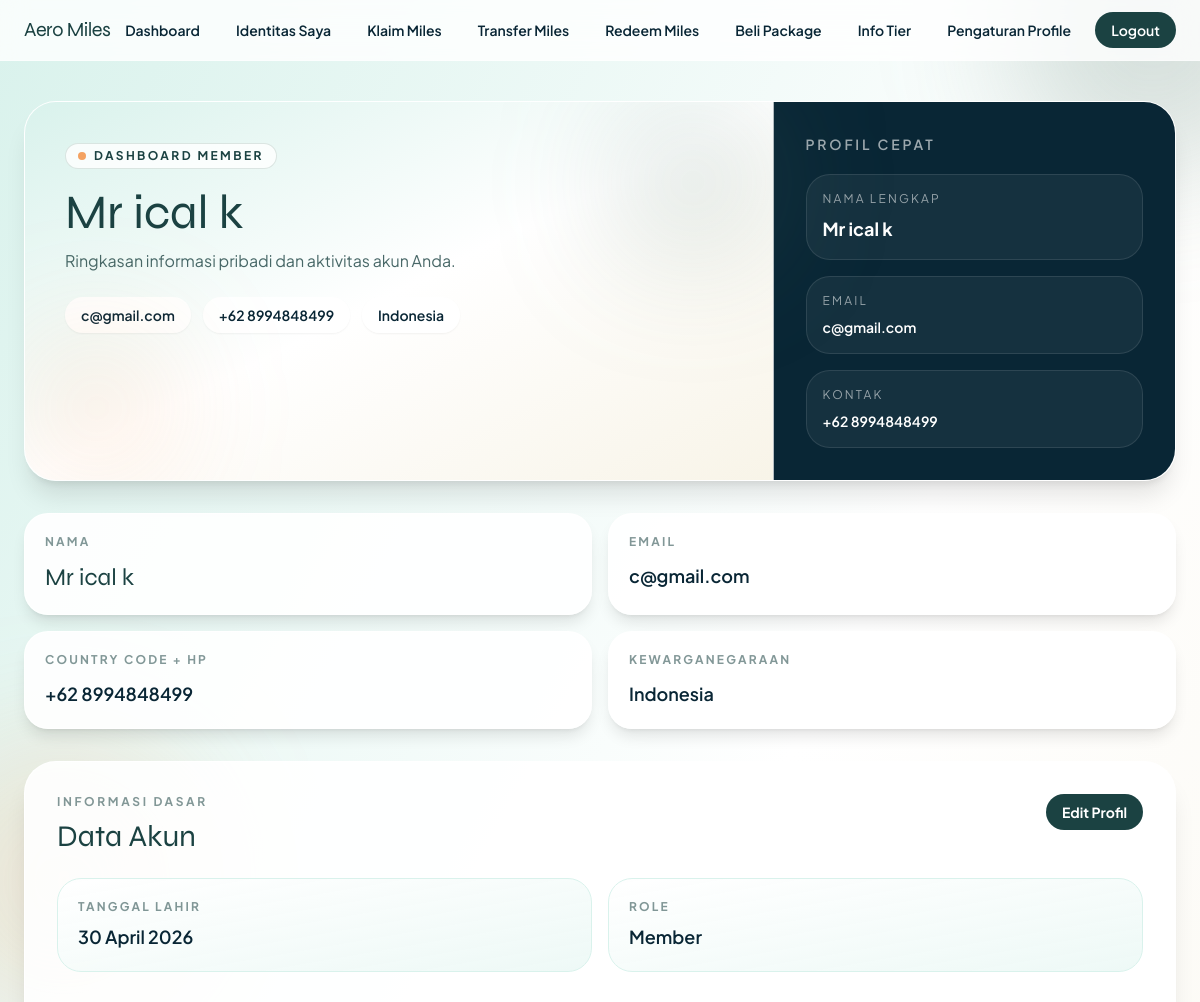
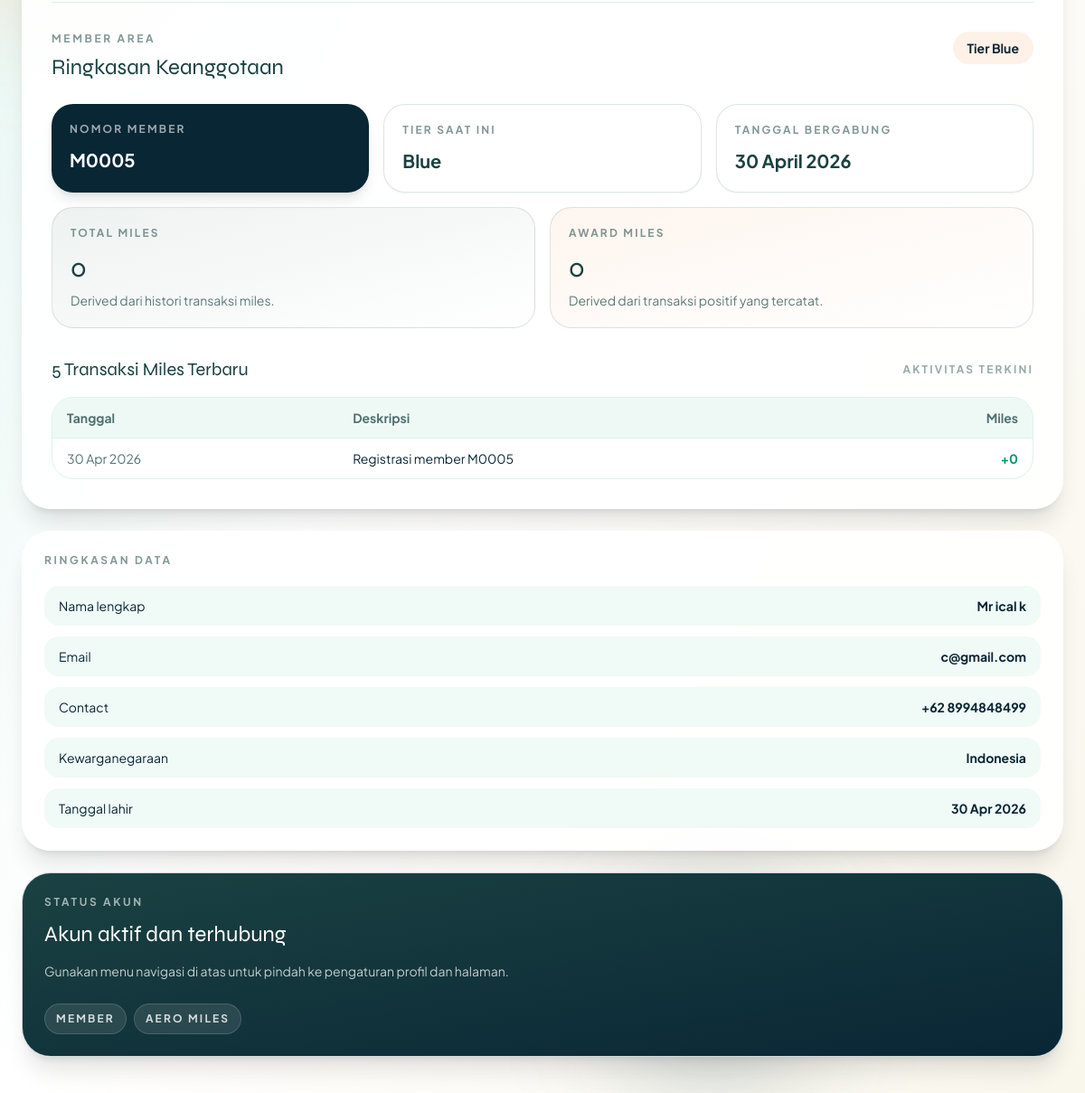
The page /dashboard/ (signed in) on the database its author committed (2 pictures, top to bottom).
### core/models.py (models this page shows, shortened)
class User(AbstractUser):
    class Role(models.TextChoices):
        MEMBER = "member", "Member"
        STAF = "staf", "Staf"
    username = None
    email = models.EmailField(unique=True)
    role = models.CharField(max_length=10, choices=Role.choices, default=Role.MEMBER)
    salutation = models.CharField(max_length=10, default="Mr")
    first_mid_name = models.CharField(max_length=100, default="User")
    last_name = models.CharField(max_length=100, default="Aero")
    country_code = models.CharField(max_length=5, default="+62")
    mobile_number = models.CharField(max_length=20, default="0000000000")
    tanggal_lahir = models.DateField(default=timezone.localdate)
    kewarganegaraan = models.CharField(max_length=50, default="Indonesia")
    USERNAME_FIELD = "email"
    REQUIRED_FIELDS = []
    objects = UserManager()
    @property
    def full_name(self):
        return f"{self.salutation} {self.first_mid_name} {self.last_name}".strip()

class MemberProfile(models.Model):
    user = models.OneToOneField(User, on_delete=models.CASCADE, related_name="member_profile")
    nomor_member = models.CharField(max_length=20, unique=True)
    tier = models.CharField(max_length=20, default="Blue")
    tanggal_bergabung = models.DateField(default=timezone.localdate)
    total_miles = models.IntegerField(default=0)
    award_miles = models.IntegerField(default=0)

class MilesTransaction(models.Model):
    member = models.ForeignKey(User, on_delete=models.CASCADE, related_name="miles_transactions")
    deskripsi = models.CharField(max_length=255)
    miles_delta = models.IntegerField(default=0)
    created_at = models.DateTimeField(default=timezone.now)
    class Meta:
        ordering = ["-created_at"]

### core/views.py (the view, shortened to what this page needs)
# urls.py: path("dashboard/", views.dashboard_view, name="dashboard"),
@login_required
def dashboard_view(request):
    context = {
        "user_obj": request.user,
        "full_name": request.user.full_name,
        "contact": f"{request.user.country_code} {request.user.mobile_number}",
        "email": request.user.email,
        "country_code": request.user.country_code,
        "mobile_number": request.user.mobile_number,
    }
    if request.user.role == User.Role.MEMBER:
        member_profile = getattr(request.user, "member_profile", None)
        recent_transactions = MilesTransaction.objects.filter(member=request.user)[:5]
        totals = MilesTransaction.objects.filter(member=request.user).aggregate(
            total_miles=Coalesce(Sum("miles_delta"), 0),
            award_miles=Coalesce(Sum("miles_delta", filter=Q(miles_delta__gt=0)), 0),
        )
        context.update(
            {
                "member_profile": member_profile,
                "derived_total_miles": totals["total_miles"],
                "derived_award_miles": totals["award_miles"],
                "recent_transactions": recent_transactions,
            }
        )
    return render(request, "core/dashboard.html", context)

### templates/core/dashboard.html (shortened to what this page needs)
{% extends 'base.html' %}
{% block content %}
<section class="space-y-8">
	<div class="animate-rise overflow-hidden rounded-[2rem] border border-white/70 bg-white/85 shadow-xl">
		<div class="grid gap-0 lg:grid-cols-[1.3fr_0.7fr]">
			<div class="relative p-6 md:p-8 lg:p-10">
				<div class="absolute inset-0 -z-10 bg-gradient-to-br from-aero-cloud via-white to-[#F8F4E8]"></div>
				<div class="absolute right-0 top-0 h-40 w-40 rounded-full bg-aero-mint/20 blur-3xl"></div>
				<div class="absolute bottom-0 left-0 h-36 w-36 rounded-full bg-aero-sunrise/20 blur-3xl"></div>
				<div class="inline-flex items-center gap-2 rounded-full border border-aero-mint/20 bg-white/80 px-3 py-1 text-xs font-bold uppercase tracking-[0.2em] text-aero-steel">
					<span class="h-2 w-2 rounded-full bg-aero-sunrise"></span>
					Dashboard {{ user.get_role_display }}
				</div>
				<h1 class="mt-5 max-w-3xl font-display text-4xl leading-tight text-aero-steel md:text-5xl">
					{{ full_name }}
				</h1>
				<p class="mt-3 max-w-2xl text-sm leading-6 text-aero-steel/80 md:text-base">
					Ringkasan informasi pribadi dan aktivitas akun Anda.
				</p>
				<div class="mt-6 flex flex-wrap gap-3 text-sm font-semibold text-aero-ink">
					<span class="rounded-full bg-white/90 px-4 py-2 shadow-sm">{{ email }}</span>
					<span class="rounded-full bg-white/90 px-4 py-2 shadow-sm">{{ contact }}</span>
					<span class="rounded-full bg-white/90 px-4 py-2 shadow-sm">{{ user.kewarganegaraan }}</span>
				</div>
			</div>
			<div class="border-t border-white/70 bg-aero-ink p-6 text-white lg:border-l lg:border-t-0 lg:p-8">
				<p class="text-sm font-semibold uppercase tracking-[0.2em] text-white/60">Profil Cepat</p>
				<div class="mt-5 space-y-4">
					<div class="rounded-3xl border border-white/10 bg-white/5 p-4">
						<p class="text-xs uppercase tracking-[0.18em] text-white/55">Nama Lengkap</p>
						<p class="mt-2 text-lg font-bold">{{ full_name }}</p>
					</div>
					<div class="rounded-3xl border border-white/10 bg-white/5 p-4">
						<p class="text-xs uppercase tracking-[0.18em] text-white/55">Email</p>
						<p class="mt-2 break-all text-sm font-semibold">{{ email }}</p>
					</div>
					<div class="rounded-3xl border border-white/10 bg-white/5 p-4">
						<p class="text-xs uppercase tracking-[0.18em] text-white/55">Kontak</p>
						<p class="mt-2 text-sm font-semibold">{{ country_code }} {{ mobile_number }}</p>
					</div>
				</div>
			</div>
		</div>
	</div>
	<div class="grid gap-4 md:grid-cols-2 xl:grid-cols-4">
		<article class="animate-rise rounded-3xl border border-white/80 bg-white/90 p-5 shadow-lg">
			<p class="text-xs font-bold uppercase tracking-[0.18em] text-aero-steel/55">Nama</p>
			<p class="mt-3 text-2xl font-display text-aero-steel">{{ full_name }}</p>
		</article>
		<article class="animate-rise rounded-3xl border border-white/80 bg-white/90 p-5 shadow-lg" style="animation-delay: .05s;">
			<p class="text-xs font-bold uppercase tracking-[0.18em] text-aero-steel/55">Email</p>
			<p class="mt-3 break-all text-lg font-semibold text-aero-ink">{{ email }}</p>
		</article>
		<article class="animate-rise rounded-3xl border border-white/80 bg-white/90 p-5 shadow-lg" style="animation-delay: .1s;">
			<p class="text-xs font-bold uppercase tracking-[0.18em] text-aero-steel/55">Country Code + HP</p>
			<p class="mt-3 text-lg font-semibold text-aero-ink">{{ contact }}</p>
		</article>
		<article class="animate-rise rounded-3xl border border-white/80 bg-white/90 p-5 shadow-lg" style="animation-delay: .15s;">
			<p class="text-xs font-bold uppercase tracking-[0.18em] text-aero-steel/55">Kewarganegaraan</p>
			<p class="mt-3 text-lg font-semibold text-aero-ink">{{ user.kewarganegaraan }}</p>
		</article>
	</div>
	<div class="grid gap-6 xl:grid-cols-[1.2fr_0.8fr]">
		<section class="animate-rise rounded-[2rem] border border-white/80 bg-white/90 p-6 shadow-xl md:p-8">
			<div class="flex flex-wrap items-start justify-between gap-4">
				<div>
					<p class="text-xs font-bold uppercase tracking-[0.22em] text-aero-steel/55">Informasi Dasar</p>
					<h2 class="mt-2 font-display text-3xl text-aero-steel">Data Akun</h2>
				</div>
				<a href="{% url 'profile_settings' %}" class="rounded-full bg-aero-steel px-4 py-2 text-sm font-bold text-white hover:bg-aero-ink">
					Edit Profil
				</a>
			</div>
			<div class="mt-6 grid gap-4 md:grid-cols-2">
				<div class="rounded-3xl border border-aero-cloud bg-gradient-to-br from-white to-aero-cloud/45 p-5">
					<p class="text-xs font-bold uppercase tracking-[0.18em] text-aero-steel/55">Tanggal Lahir</p>
					<p class="mt-2 text-lg font-semibold text-aero-ink">{{ user.tanggal_lahir|date:"d F Y" }}</p>
				</div>
				<div class="rounded-3xl border border-aero-cloud bg-gradient-to-br from-white to-aero-cloud/45 p-5">
					<p class="text-xs font-bold uppercase tracking-[0.18em] text-aero-steel/55">Role</p>
					<p class="mt-2 text-lg font-semibold text-aero-ink">{{ user.get_role_display }}</p>
				</div>
			</div>
			{% if user.role == 'member' and member_profile %}
				<div class="mt-8 border-t border-aero-cloud pt-8">
					<div class="flex flex-wrap items-start justify-between gap-4">
						<div>
							<p class="text-xs font-bold uppercase tracking-[0.22em] text-aero-steel/55">Member Area</p>
							<h3 class="mt-2 font-display text-2xl text-aero-steel">Ringkasan Keanggotaan</h3>
						</div>
						<span class="rounded-full bg-aero-sunrise/15 px-4 py-2 text-sm font-bold text-aero-ink">Tier {{ member_profile.tier }}</span>
					</div>
					<div class="mt-6 grid gap-4 md:grid-cols-3">
						<div class="rounded-3xl bg-aero-ink p-5 text-white shadow-lg">
							<p class="text-xs font-bold uppercase tracking-[0.18em] text-white/60">Nomor Member</p>
							<p class="mt-3 text-xl font-bold">{{ member_profile.nomor_member }}</p>
						</div>
						<div class="rounded-3xl border border-aero-mint/20 bg-white p-5 shadow-sm">
							<p class="text-xs font-bold uppercase tracking-[0.18em] text-aero-steel/55">Tier Saat Ini</p>
							<p class="mt-3 text-xl font-bold text-aero-steel">{{ member_profile.tier }}</p>
						</div>
						<div class="rounded-3xl border border-aero-mint/20 bg-white p-5 shadow-sm">
							<p class="text-xs font-bold uppercase tracking-[0.18em] text-aero-steel/55">Tanggal Bergabung</p>
							<p class="mt-3 text-xl font-bold text-aero-steel">{{ member_profile.tanggal_bergabung|date:"d F Y" }}</p>
						</div>
					</div>
					<div class="mt-4 grid gap-4 md:grid-cols-2">
						<div class="rounded-3xl border border-aero-mint/20 bg-gradient-to-br from-aero-mint/10 to-white p-5">
							<p class="text-xs font-bold uppercase tracking-[0.18em] text-aero-steel/55">Total Miles</p>
							<p class="mt-3 text-3xl font-display text-aero-steel">{{ derived_total_miles }}</p>
							<p class="mt-2 text-sm text-aero-steel/70">Derived dari histori transaksi miles.</p>
						</div>
						<div class="rounded-3xl border border-aero-mint/20 bg-gradient-to-br from-aero-sunrise/10 to-white p-5">
							<p class="text-xs font-bold uppercase tracking-[0.18em] text-aero-steel/55">Award Miles</p>
							<p class="mt-3 text-3xl font-display text-aero-steel">{{ derived_award_miles }}</p>
							<p class="mt-2 text-sm text-aero-steel/70">Derived dari transaksi positif yang tercatat.</p>
						</div>
					</div>
					<div class="mt-8">
						<div class="flex items-center justify-between gap-3">
							<h4 class="font-display text-xl text-aero-steel">5 Transaksi Miles Terbaru</h4>
							<span class="text-xs font-bold uppercase tracking-[0.18em] text-aero-steel/45">Aktivitas terkini</span>
						</div>
						<div class="mt-4 overflow-hidden rounded-3xl border border-aero-cloud bg-white">
							<table class="min-w-full divide-y divide-aero-cloud text-left text-sm">
								<thead class="bg-aero-cloud/45 text-aero-steel/75">
									<tr>
										<th class="px-4 py-3 font-bold">Tanggal</th>
										<th class="px-4 py-3 font-bold">Deskripsi</th>
										<th class="px-4 py-3 font-bold text-right">Miles</th>
									</tr>
								</thead>
								<tbody class="divide-y divide-aero-cloud/70">
									{% for transaction in recent_transactions %}
										<tr class="align-top">
											<td class="px-4 py-3 whitespace-nowrap text-aero-steel/75">{{ transaction.created_at|date:"d M Y" }}</td>
											<td class="px-4 py-3 text-aero-ink">{{ transaction.deskripsi }}</td>
											<td class="px-4 py-3 text-right font-bold {% if transaction.miles_delta < 0 %}text-red-600{% else %}text-emerald-600{% endif %}">
												{% if transaction.miles_delta >= 0 %}+{% endif %}{{ transaction.miles_delta }}
											</td>
										</tr>
									{% empty %}
										<tr>
											<td colspan="3" class="px-4 py-6 text-center text-aero-steel/60">Belum ada transaksi miles.</td>
										</tr>
									{% endfor %}
								</tbody>
							</table>
						</div>
					</div>
				</div>
			{% endif %}
		</section>
		<aside class="space-y-6">
			<section class="animate-rise rounded-[2rem] border border-white/80 bg-white/90 p-6 shadow-xl" style="animation-delay: .08s;">
				<p class="text-xs font-bold uppercase tracking-[0.22em] text-aero-steel/55">Ringkasan Data</p>
				<div class="mt-5 space-y-3 text-sm text-aero-ink">
					<div class="flex items-center justify-between gap-3 rounded-2xl bg-aero-cloud/40 px-4 py-3">
						<span>Nama lengkap</span>
						<span class="font-bold text-right">{{ full_name }}</span>
					</div>
					<div class="flex items-center justify-between gap-3 rounded-2xl bg-aero-cloud/40 px-4 py-3">
						<span>Email</span>
						<span class="font-bold text-right break-all">{{ email }}</span>
					</div>
					<div class="flex items-center justify-between gap-3 rounded-2xl bg-aero-cloud/40 px-4 py-3">
						<span>Contact</span>
						<span class="font-bold text-right">{{ contact }}</span>
					</div>
					<div class="flex items-center justify-between gap-3 rounded-2xl bg-aero-cloud/40 px-4 py-3">
						<span>Kewarganegaraan</span>
						<span class="font-bold text-right">{{ user.kewarganegaraan }}</span>
					</div>
					<div class="flex items-center justify-between gap-3 rounded-2xl bg-aero-cloud/40 px-4 py-3">
						<span>Tanggal lahir</span>
						<span class="font-bold text-right">{{ user.tanggal_lahir|date:"d M Y" }}</span>
					</div>
				</div>
			</section>
			<section class="animate-rise rounded-[2rem] border border-white/80 bg-gradient-to-br from-aero-steel to-aero-ink p-6 text-white shadow-xl" style="animation-delay: .12s;">
				<p class="text-xs font-bold uppercase tracking-[0.22em] text-white/60">Status Akun</p>
				<h3 class="mt-3 font-display text-2xl">Akun aktif dan terhubung</h3>
				<p class="mt-3 text-sm leading-6 text-white/75">
					Gunakan menu navigasi di atas untuk pindah ke pengaturan profil dan halaman.
				</p>
				<div class="mt-6 flex flex-wrap gap-2 text-xs font-bold uppercase tracking-[0.18em] text-white/80">
					<span class="rounded-full border border-white/15 bg-white/10 px-3 py-2">{{ user.get_role_display }}</span>
					<span class="rounded-full border border-white/15 bg-white/10 px-3 py-2">Aero Miles</span>
				</div>
			</section>
		</aside>
	</div>
</section>
{% endblock %}

### rows shown on the page
User: role "MEMBER", email "c@gmail.com", kewarganegaraan "Indonesia", country_code "+62", mobile_number "8994848499", tanggal_lahir "30 April 2026", role "Member", tanggal_lahir "30 Apr 2026"
MemberProfile: tier "Blue", nomor_member "M0005", tanggal_bergabung "30 April 2026"

### other values the page prints
{{ full_name }} "Mr ical k"
{{ contact }} "+62 8994848499"
{{ derived_total_miles }} "0"
{{ derived_award_miles }} "0"
